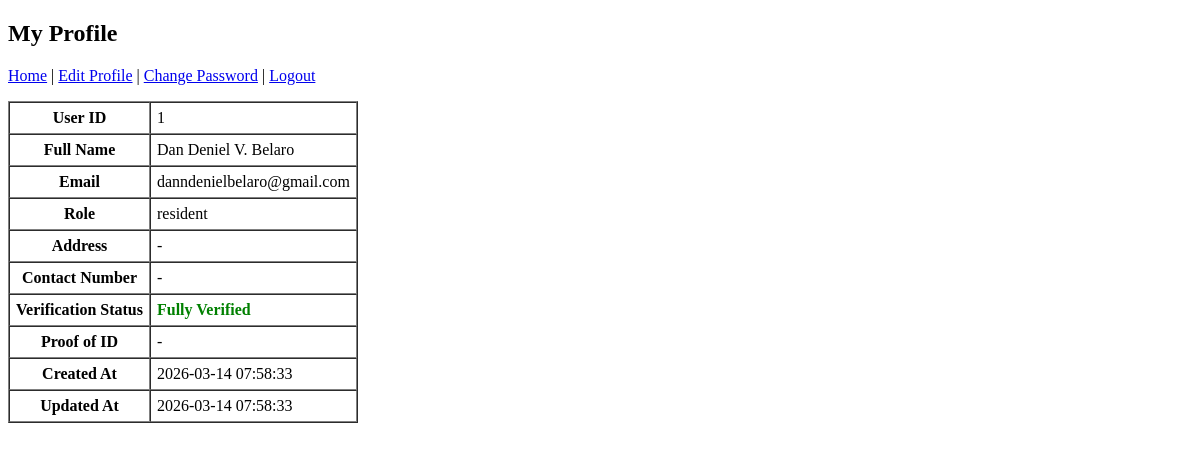
Before: /public/profile.php (signed in) with the older database file.
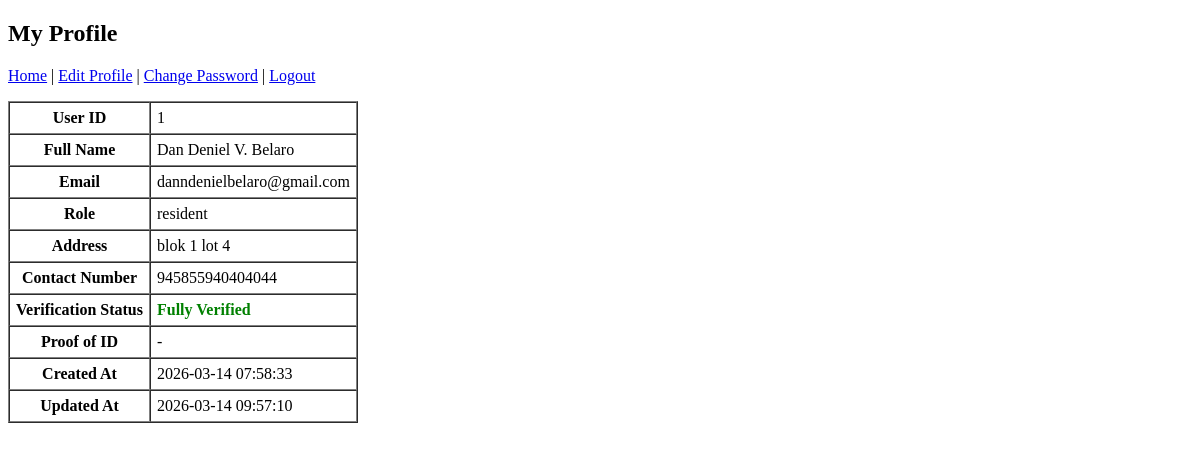
After: the same page with the newer database file.
### tables this page shows
CREATE TABLE `users` (
  `id` int(10) UNSIGNED NOT NULL,
  `full_name` varchar(100) NOT NULL,
  `email` varchar(100) NOT NULL,
  `password_hash` varchar(255) NOT NULL,
  `role` enum('resident','staff','admin') NOT NULL DEFAULT 'resident',
  `address` text DEFAULT NULL,
  `contact_number` varchar(20) DEFAULT NULL,
  `created_at` timestamp NULL DEFAULT current_timestamp(),
  `updated_at` timestamp NULL DEFAULT current_timestamp() ON UPDATE current_timestamp()
);

### app/config/database.php (called while the page is built)
<?php
return [
    'driver'   => 'mysql',
    'host'     => '127.0.0.1',
    'port'     => 3306,
    'database' => 'citiserve_db',
    'username' => 'phpmyadmin',
    'password' => 'YourStrongPassword',
    'charset'  => 'utf8mb4',
    'collation'=> 'utf8mb4_unicode_ci',
];

### app/core/Database.php (called while the page is built)
<?php
class Database
{
    private $connection;
    public function __construct()
    {
        $config = require __DIR__ . '/../config/database.php';
        $dsn = $config['driver'] . ':host=' . $config['host']
             . ';port=' . $config['port']
             . ';dbname=' . $config['database']
             . ';charset=' . $config['charset'];
        try {
            $this->connection = new PDO(
                $dsn,
                $config['username'],
                $config['password'],
                [
                    PDO::ATTR_ERRMODE            => PDO::ERRMODE_EXCEPTION,
                    PDO::ATTR_DEFAULT_FETCH_MODE => PDO::FETCH_ASSOC,
                    PDO::ATTR_EMULATE_PREPARES   => false,
                ]
            );
        } catch (PDOException $e) {
            die('Database connection failed: ' . $e->getMessage());
        }
    }
    public function getConnection()
    {
        return $this->connection;
    }
}

### app/core/CitiServeData.php (called while the page is built, shortened)
<?php
require_once __DIR__ . '/Database.php';
require_once __DIR__ . '/../models/User.php';
class CitiServeData
{
    private $db;
    public function __construct()
    {
        $database = new Database();
        $this->db = $database->getConnection();
    }
    public function findUserById($id)
    {
        $stmt = $this->db->prepare('SELECT * FROM users WHERE id = ? LIMIT 1');
        $stmt->execute([$id]);
        $row = $stmt->fetch();
        return $row ? User::fromRow($row) : null;
    }
}

### app/helpers/auth.php (called while the page is built, shortened)
<?php
require_once __DIR__ . '/../core/CitiServeData.php';
function require_login()
{
    $data = new CitiServeData();
    $userId = (int)$_SESSION['user_id'];
    $user = $data->findUserById($userId);
    $userInfo = [
        'id' => $user->id,
        'full_name' => $user->full_name,
        'email' => $user->email,
        'role' => $user->role
    ];
    return $userInfo;
}

### app/models/User.php (called while the page is built, shortened)
<?php
class User
{
    public static function fromRow($row)
    {
        $user = new User();
        if (isset($row['id'])) {
            $user->id = (int)$row['id'];
        } else {
            $user->id = null;
        }
        $user->full_name = isset($row['full_name']) ? $row['full_name'] : '';
        $user->email = isset($row['email']) ? $row['email'] : '';
        $user->password_hash = isset($row['password_hash']) ? $row['password_hash'] : '';
        $user->role = isset($row['role']) ? $row['role'] : 'resident';
        $user->address = isset($row['address']) ? $row['address'] : null;
        $user->contact_number = isset($row['contact_number']) ? $row['contact_number'] : null;
        $user->is_verified = isset($row['is_verified']) ? (int)$row['is_verified'] : 1;
        $user->proof_of_id = isset($row['proof_of_id']) ? $row['proof_of_id'] : null;
        $user->created_at = isset($row['created_at']) ? $row['created_at'] : null;
        $user->updated_at = isset($row['updated_at']) ? $row['updated_at'] : null;
        return $user;
    }
}

### public/profile.php (the view, shortened to what the changed rows need)
<?php
require_once __DIR__ . '/../app/helpers/auth.php';
require_once __DIR__ . '/../app/core/CitiServeData.php';
$authUser = require_login();
$data = new CitiServeData();
$user = $data->findUserById((int)$authUser['id']);
?>
<!doctype html>
<html>
<head>
</head>
<body>
    <h2>My Profile</h2>
    <table border="1" cellpadding="6" cellspacing="0">
        <tr>
            <th>User ID</th>
            <td><?= (int)$user->id ?></td>
        </tr>
        <tr>
            <th>Full Name</th>
            <td><?= htmlspecialchars($user->full_name) ?></td>
        </tr>
        <tr>
            <th>Email</th>
            <td><?= htmlspecialchars($user->email) ?></td>
        </tr>
        <tr>
            <th>Role</th>
            <td><?= htmlspecialchars($user->role) ?></td>
        </tr>
        <tr>
            <th>Address</th>
            <td><?php
                if ($user->address !== null) {
                    echo htmlspecialchars($user->address);
                } else {
                    echo '-';
                }
            ?></td>
        </tr>
        <tr>
            <th>Contact Number</th>
            <td><?php
                if ($user->contact_number !== null) {
                    echo htmlspecialchars($user->contact_number);
                } else {
                    echo '-';
                }
            ?></td>
        </tr>
        <tr>
            <th>Verification Status</th>
        </tr>
        <tr>
            <th>Proof of ID</th>
        </tr>
        <tr>
            <th>Created At</th>
            <td><?php
                if ($user->created_at !== null) {
                    echo htmlspecialchars($user->created_at);
                } else {
                    echo '-';
                }
            ?></td>
        </tr>
        <tr>
            <th>Updated At</th>
            <td><?php
                if ($user->updated_at !== null) {
                    echo htmlspecialchars($user->updated_at);
                } else {
                    echo '-';
                }
            ?></td>
        </tr>
    </table>
</body>
</html>

Changed rows visible on the page:
changed users "Dan Deniel V. Belaro": address (not shown) → "blok 1 lot 4"; contact_number (not shown) → "945855940404044"; updated_at "2026-03-14 07:58:33" → "2026-03-14 09:57:10"
